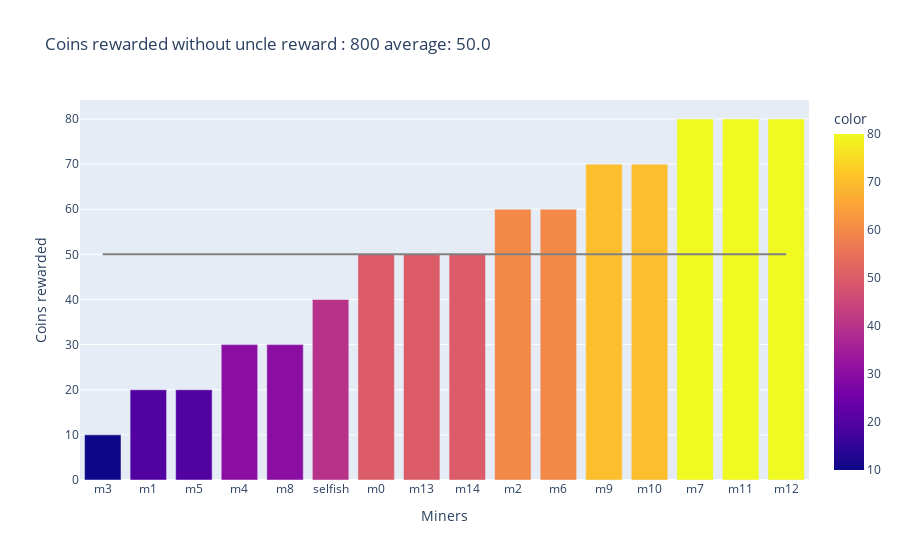
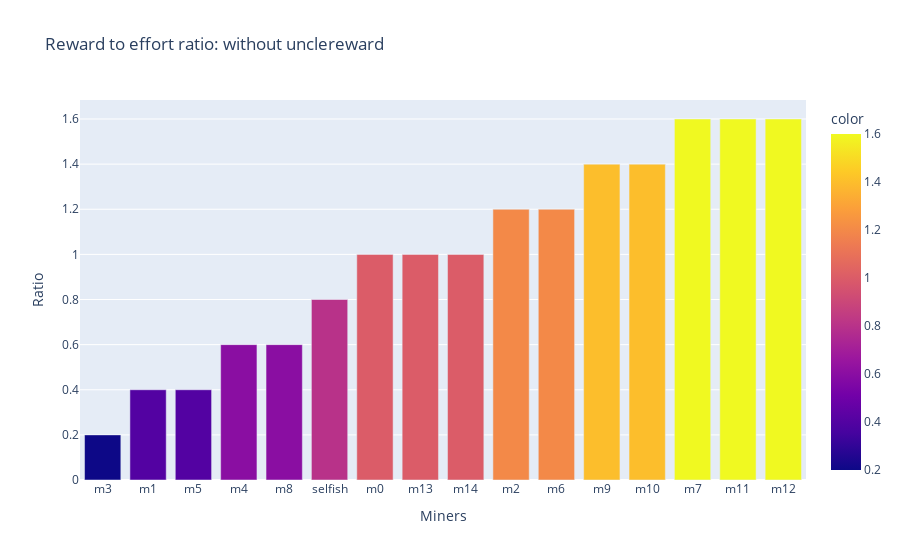
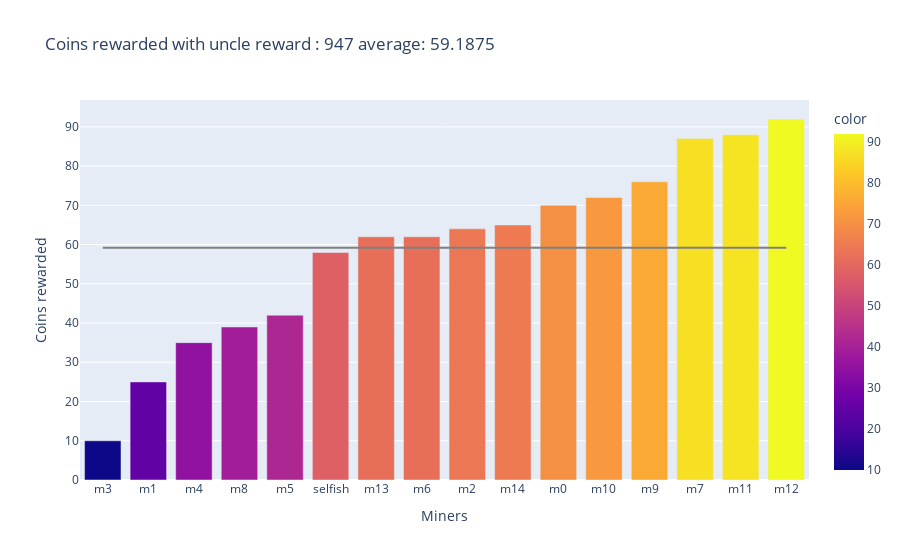
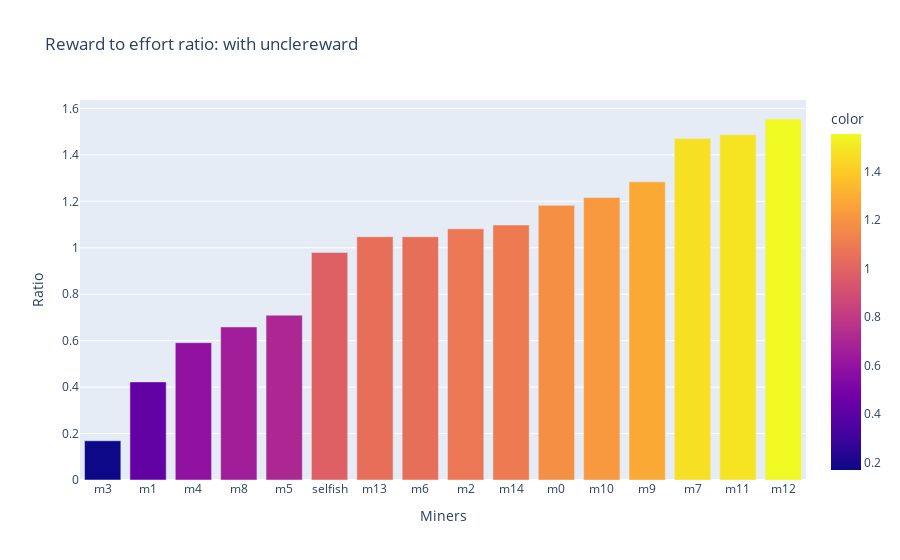

The notebook cell saved with these charts, in order:
### Markdown cell above
## Modelling blockchain with selfish miner and uncle rewards

### Code cell
bc = Blockchain("0", 5)
miners = []
for i in range(15):
    m = Miner(1, "m"+str(i), bc)
    miners.append(m)

selfish = SelfishMiner(1,"selfish", bc)
while bc.size < 101:
    selfish.PoWSolver()

    for m in miners: 
        m.PoWSolver()
    
    selfish.UpdateLast()
     
    for m in miners: 
        m.UpdateLast()


miners.append(selfish)
total = selfish.miningPower
for m in miners: 
    total += m.miningPower
print("alpha {}".format(selfish.miningPower/total))

analyzeBlockchain(miners,bc)

### Figure 1 — Plotly figure (JSON) as saved in the notebook; plotly's stock layout.template omitted (floating-point values rounded to 4 significant figures)
{"data": [{"alignmentgroup": "True", "hovertemplate": "Miners=%{x}<br>Coins rewarded=%{y}<br>color=%{marker.color}<extra></extra>", "legendgroup": "", "marker": {"color": [10, 20, 20, 30, 30, 40, 50, 50, 50, 60, 60, 70, 70, 80, 80, 80], "coloraxis": "coloraxis", "pattern": {"shape": ""}}, "name": "", "offsetgroup": "", "orientation": "v", "showlegend": false, "textposition": "auto", "type": "bar", "x": ["m3", "m1", "m5", "m4", "m8", "selfish", "m0", "m13", "m14", "m2", "m6", "m9", "m10", "m7", "m11", "m12"], "xaxis": "x", "y": [10, 20, 20, 30, 30, 40, 50, 50, 50, 60, 60, 70, 70, 80, 80, 80], "yaxis": "y"}, {"line": {"color": "gray"}, "mode": "lines", "showlegend": false, "type": "scatter", "x": ["m3", "m1", "m5", "m4", "m8", "selfish", "m0", "m13", "m14", "m2", "m6", "m9", "m10", "m7", "m11", "m12"], "y": [50, 50, 50, 50, 50, 50, 50, 50, 50, 50, 50, 50, 50, 50, 50, 50]}], "layout": {"barmode": "relative", "coloraxis": {"colorbar": {"title": {"text": "color"}}, "colorscale": [[0, "#0d0887"], [0.1111, "#46039f"], [0.2222, "#7201a8"], [0.3333, "#9c179e"], [0.4444, "#bd3786"], [0.5556, "#d8576b"], [0.6667, "#ed7953"], [0.7778, "#fb9f3a"], [0.8889, "#fdca26"], [1, "#f0f921"]]}, "legend": {"tracegroupgap": 0}, "title": {"text": "Coins rewarded without uncle reward : 800 average: 50.0"}, "xaxis": {"anchor": "y", "domain": [0, 1], "title": {"text": "Miners"}}, "yaxis": {"anchor": "x", "domain": [0, 1], "title": {"text": "Coins rewarded"}}}}

### Figure 2 — Plotly figure (JSON) as saved in the notebook; plotly's stock layout.template omitted (floating-point values rounded to 4 significant figures)
{"data": [{"alignmentgroup": "True", "hovertemplate": "Miners=%{x}<br>Ratio=%{y}<br>color=%{marker.color}<extra></extra>", "legendgroup": "", "marker": {"color": [0.2, 0.4, 0.4, 0.6, 0.6, 0.8, 1, 1, 1, 1.2, 1.2, 1.4, 1.4, 1.6, 1.6, 1.6], "coloraxis": "coloraxis", "pattern": {"shape": ""}}, "name": "", "offsetgroup": "", "orientation": "v", "showlegend": false, "textposition": "auto", "type": "bar", "x": ["m3", "m1", "m5", "m4", "m8", "selfish", "m0", "m13", "m14", "m2", "m6", "m9", "m10", "m7", "m11", "m12"], "xaxis": "x", "y": [0.2, 0.4, 0.4, 0.6, 0.6, 0.8, 1, 1, 1, 1.2, 1.2, 1.4, 1.4, 1.6, 1.6, 1.6], "yaxis": "y"}], "layout": {"barmode": "relative", "coloraxis": {"colorbar": {"title": {"text": "color"}}, "colorscale": [[0, "#0d0887"], [0.1111, "#46039f"], [0.2222, "#7201a8"], [0.3333, "#9c179e"], [0.4444, "#bd3786"], [0.5556, "#d8576b"], [0.6667, "#ed7953"], [0.7778, "#fb9f3a"], [0.8889, "#fdca26"], [1, "#f0f921"]]}, "legend": {"tracegroupgap": 0}, "title": {"text": "Reward to effort ratio: without unclereward"}, "xaxis": {"anchor": "y", "domain": [0, 1], "title": {"text": "Miners"}}, "yaxis": {"anchor": "x", "domain": [0, 1], "title": {"text": "Ratio"}}}}

### Figure 3 — Plotly figure (JSON) as saved in the notebook; plotly's stock layout.template omitted (floating-point values rounded to 4 significant figures)
{"data": [{"alignmentgroup": "True", "hovertemplate": "Miners=%{x}<br>Coins rewarded=%{y}<br>color=%{marker.color}<extra></extra>", "legendgroup": "", "marker": {"color": [10, 25, 35, 39, 42, 58, 62, 62, 64, 65, 70, 72, 76, 87, 88, 92], "coloraxis": "coloraxis", "pattern": {"shape": ""}}, "name": "", "offsetgroup": "", "orientation": "v", "showlegend": false, "textposition": "auto", "type": "bar", "x": ["m3", "m1", "m4", "m8", "m5", "selfish", "m13", "m6", "m2", "m14", "m0", "m10", "m9", "m7", "m11", "m12"], "xaxis": "x", "y": [10, 25, 35, 39, 42, 58, 62, 62, 64, 65, 70, 72, 76, 87, 88, 92], "yaxis": "y"}, {"line": {"color": "gray"}, "mode": "lines", "showlegend": false, "type": "scatter", "x": ["m3", "m1", "m4", "m8", "m5", "selfish", "m13", "m6", "m2", "m14", "m0", "m10", "m9", "m7", "m11", "m12"], "y": [59.19, 59.19, 59.19, 59.19, 59.19, 59.19, 59.19, 59.19, 59.19, 59.19, 59.19, 59.19, 59.19, 59.19, 59.19, 59.19]}], "layout": {"barmode": "relative", "coloraxis": {"colorbar": {"title": {"text": "color"}}, "colorscale": [[0, "#0d0887"], [0.1111, "#46039f"], [0.2222, "#7201a8"], [0.3333, "#9c179e"], [0.4444, "#bd3786"], [0.5556, "#d8576b"], [0.6667, "#ed7953"], [0.7778, "#fb9f3a"], [0.8889, "#fdca26"], [1, "#f0f921"]]}, "legend": {"tracegroupgap": 0}, "title": {"text": "Coins rewarded with uncle reward : 947 average: 59.1875"}, "xaxis": {"anchor": "y", "domain": [0, 1], "title": {"text": "Miners"}}, "yaxis": {"anchor": "x", "domain": [0, 1], "title": {"text": "Coins rewarded"}}}}

### Figure 4 — Plotly figure (JSON) as saved in the notebook; plotly's stock layout.template omitted (floating-point values rounded to 4 significant figures)
{"data": [{"alignmentgroup": "True", "hovertemplate": "Miners=%{x}<br>Ratio=%{y}<br>color=%{marker.color}<extra></extra>", "legendgroup": "", "marker": {"color": [0.169, 0.4224, 0.5913, 0.6589, 0.7096, 0.9799, 1.048, 1.048, 1.081, 1.098, 1.183, 1.216, 1.284, 1.47, 1.487, 1.554], "coloraxis": "coloraxis", "pattern": {"shape": ""}}, "name": "", "offsetgroup": "", "orientation": "v", "showlegend": false, "textposition": "auto", "type": "bar", "x": ["m3", "m1", "m4", "m8", "m5", "selfish", "m13", "m6", "m2", "m14", "m0", "m10", "m9", "m7", "m11", "m12"], "xaxis": "x", "y": [0.169, 0.4224, 0.5913, 0.6589, 0.7096, 0.9799, 1.048, 1.048, 1.081, 1.098, 1.183, 1.216, 1.284, 1.47, 1.487, 1.554], "yaxis": "y"}], "layout": {"barmode": "relative", "coloraxis": {"colorbar": {"title": {"text": "color"}}, "colorscale": [[0, "#0d0887"], [0.1111, "#46039f"], [0.2222, "#7201a8"], [0.3333, "#9c179e"], [0.4444, "#bd3786"], [0.5556, "#d8576b"], [0.6667, "#ed7953"], [0.7778, "#fb9f3a"], [0.8889, "#fdca26"], [1, "#f0f921"]]}, "legend": {"tracegroupgap": 0}, "title": {"text": "Reward to effort ratio: with unclereward"}, "xaxis": {"anchor": "y", "domain": [0, 1], "title": {"text": "Miners"}}, "yaxis": {"anchor": "x", "domain": [0, 1], "title": {"text": "Ratio"}}}}
